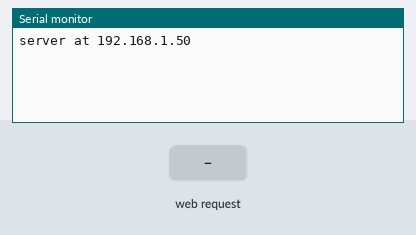
Recording of a sketch running on a simulated ESP32-C3. Shown: the last lines printed to the serial monitor. Inputs (shaded band) come from the test bench. WiFi joins after 1.5 s; servers stay silent unless stated.

Above: at 2.7 s.
2.8 s: HTTP request GET /led?color=red received
At 4.0 s:
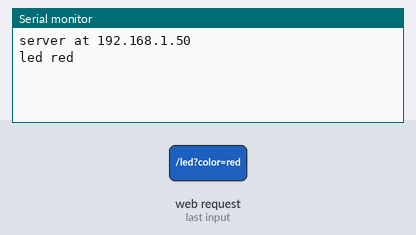
4.3 s: HTTP request GET /led?color=green received
At 5.5 s:
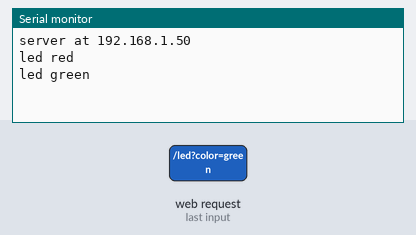
5.8 s: HTTP request GET /led?color=blue received
At 6.6 s:
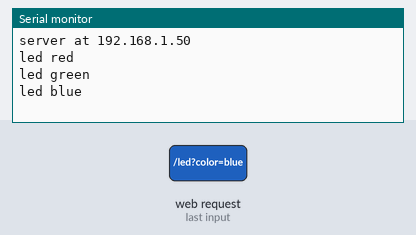
7.3 s: HTTP request GET /led?color=white received
At 7.7 s:
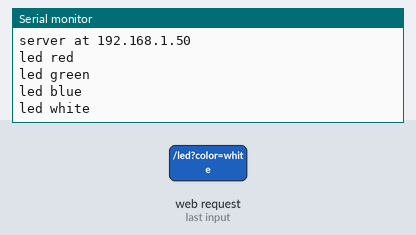

The sketch:

wifi-rgb-server.ino
```cpp
// wifi-rgb-server — tests assert (BT108): an ESP32-C3 joins "benchtop" as "c3-web" and serves on
// port 80 with Arduino's WebServer. "/" answers "hello from esp32-c3"; "/led?color=<c>" sets the
// DevKitM-1's RGB LED (a WS2812 on GPIO8, neopixelWrite) — red, green, blue, white, off, or
// rrggbb in hex — and answers "led <c>"; an unknown color is 400 "bad color", anything else 404
// "not here". Prints "server at <ip>" once listening and "led <c>" for each color it shows.
#include <WiFi.h>
#include <WebServer.h>

WebServer server(80);

static bool parseColor(const String &name, uint8_t &r, uint8_t &g, uint8_t &b) {
  if (name == "red") { r = 255; g = 0; b = 0; return true; }
  if (name == "green") { r = 0; g = 255; b = 0; return true; }
  if (name == "blue") { r = 0; g = 0; b = 255; return true; }
  if (name == "white") { r = 64; g = 64; b = 64; return true; }
  if (name == "off") { r = 0; g = 0; b = 0; return true; }
  if (name.length() != 6) return false;
  for (size_t i = 0; i < 6; i++) if (!isxdigit((unsigned char)name[i])) return false;
  unsigned long v = strtoul(name.c_str(), nullptr, 16);
  r = (v >> 16) & 0xff;
  g = (v >> 8) & 0xff;
  b = v & 0xff;
  return true;
}

void handleRoot() {
  server.send(200, "text/plain", "hello from esp32-c3");
}

void handleLed() {
  String color = server.arg("color");
  color.toLowerCase();
  uint8_t r, g, b;
  if (!parseColor(color, r, g, b)) {
    server.send(400, "text/plain", "bad color");
    return;
  }
  neopixelWrite(RGB_BUILTIN, r, g, b);
  Serial.printf("led %s\n", color.c_str());
  server.send(200, "text/plain", "led " + color);
}

void handleMissing() {
  server.send(404, "text/plain", "not here");
}

void setup() {
  Serial.begin(115200);
  neopixelWrite(RGB_BUILTIN, 0, 0, 0);
  WiFi.setHostname("c3-web");
  WiFi.begin("benchtop", "simulated");
  while (WiFi.status() != WL_CONNECTED) delay(50);
  server.on("/", handleRoot);
  server.on("/led", handleLed);
  server.onNotFound(handleMissing);
  server.begin();
  Serial.printf("server at %s\n", WiFi.localIP().toString().c_str());
}

void loop() {
  server.handleClient();
  delay(2);
}
```

Measured:
- after the input at 2.8 s, the serial monitor: prints a new line at once (image 1)
- after the input at 4.3 s, the serial monitor: prints a new line at once (image 2)
- after the input at 5.8 s, the serial monitor: prints a new line at once (image 3)
- after the input at 7.3 s, the serial monitor: prints a new line at once (image 4)
